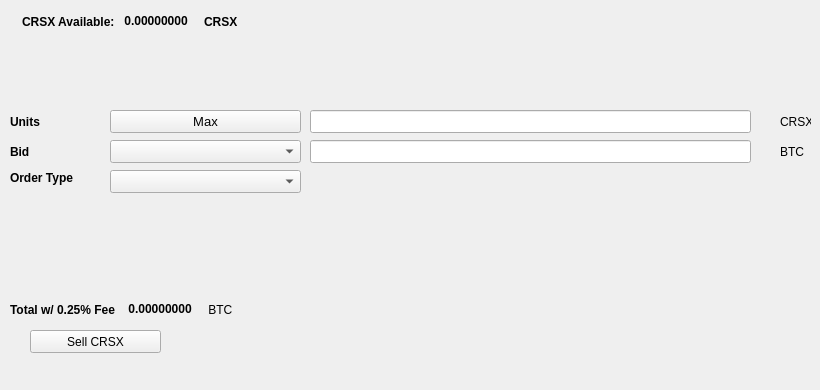
   <widget class="QWidget" name="SellTab">
    <attribute name="title">
     <string>Sell</string>
    </attribute>
    <widget class="QLabel" name="label_16">
     <property name="geometry">
      <rect>
       <x>780</x>
       <y>140</y>
       <width>31</width>
       <height>23</height>
      </rect>
     </property>
     <property name="text">
      <string>BTC</string>
     </property>
    </widget>
    <widget class="QComboBox" name="SellBidcomboBox">
     <property name="geometry">
      <rect>
       <x>110</x>
       <y>140</y>
       <width>191</width>
       <height>23</height>
      </rect>
     </property>
     <property name="font">
      <font>
       <pointsize>10</pointsize>
      </font>
     </property>
    </widget>
    <widget class="QLabel" name="label_18">
     <property name="geometry">
      <rect>
       <x>10</x>
       <y>110</y>
       <width>46</width>
       <height>23</height>
      </rect>
     </property>
     <property name="font">
      <font>
       <weight>75</weight>
       <bold>true</bold>
      </font>
     </property>
     <property name="text">
      <string>Units</string>
     </property>
    </widget>
    <widget class="QPushButton" name="Sell_Max_Amount">
     <property name="geometry">
      <rect>
       <x>110</x>
       <y>110</y>
       <width>191</width>
       <height>23</height>
      </rect>
     </property>
     <property name="font">
      <font>
       <pointsize>10</pointsize>
      </font>
     </property>
     <property name="text">
      <string>Max</string>
     </property>
    </widget>
    <widget class="QLabel" name="label_20">
     <property name="geometry">
      <rect>
       <x>10</x>
       <y>170</y>
       <width>91</width>
       <height>16</height>
      </rect>
     </property>
     <property name="font">
      <font>
       <weight>75</weight>
       <bold>true</bold>
      </font>
     </property>
     <property name="text">
      <string>Order Type</string>
     </property>
    </widget>
    <widget class="QComboBox" name="SellOrdertypeCombo">
     <property name="geometry">
      <rect>
       <x>110</x>
       <y>170</y>
       <width>191</width>
       <height>23</height>
      </rect>
     </property>
     <property name="font">
      <font>
       <pointsize>10</pointsize>
      </font>
     </property>
    </widget>
    <widget class="QLabel" name="label_21">
     <property name="geometry">
      <rect>
       <x>10</x>
       <y>140</y>
       <width>46</width>
       <height>23</height>
      </rect>
     </property>
     <property name="font">
      <font>
       <weight>75</weight>
       <bold>true</bold>
      </font>
     </property>
     <property name="text">
      <string>Bid</string>
     </property>
    </widget>
    <widget class="QLabel" name="label_22">
     <property name="geometry">
      <rect>
       <x>780</x>
       <y>110</y>
       <width>31</width>
       <height>23</height>
      </rect>
     </property>
     <property name="text">
      <string>CRSX</string>
     </property>
    </widget>
    <widget class="QLineEdit" name="UnitsInputCRSX">
     <property name="geometry">
      <rect>
       <x>310</x>
       <y>110</y>
       <width>441</width>
       <height>23</height>
      </rect>
     </property>
     <property name="font">
      <font>
       <pointsize>9</pointsize>
       <weight>75</weight>
       <bold>true</bold>
      </font>
     </property>
    </widget>
    <widget class="QLineEdit" name="SellBidPriceEdit">
     <property name="geometry">
      <rect>
       <x>310</x>
       <y>140</y>
       <width>441</width>
       <height>23</height>
      </rect>
     </property>
     <property name="font">
      <font>
       <pointsize>9</pointsize>
       <weight>75</weight>
       <bold>true</bold>
      </font>
     </property>
    </widget>
    <widget class="QPushButton" name="SellCRSXBTN">
     <property name="geometry">
      <rect>
       <x>30</x>
       <y>330</y>
       <width>131</width>
       <height>23</height>
      </rect>
     </property>
     <property name="text">
      <string>Sell CRSX</string>
     </property>
     <property name="icon">
      <iconset resource="../cronos">
       <normaloff>:/icons/bitcoin</normaloff>:/icons/bitcoin</iconset>
     </property>
    </widget>
    <widget class="QWidget" name="layoutWidget3">
     <property name="geometry">
      <rect>
       <x>22</x>
       <y>12</y>
       <width>258</width>
       <height>19</height>
      </rect>
     </property>
     <layout class="QHBoxLayout" name="horizontalLayout">
      <item>
       <widget class="QLabel" name="label232_2">
        <property name="font">
         <font>
          <weight>75</weight>
          <bold>true</bold>
         </font>
        </property>
        <property name="text">
         <string>CRSX Available:</string>
        </property>
       </widget>
      </item>
      <item>
       <widget class="QLabel" name="CRSXAvailableLabel">
        <property name="palette">
         <palette>
          <active>
           <colorrole role="WindowText">
            <brush brushstyle="SolidPattern">
             <color alpha="255">
              <red>0</red>
              <green>0</green>
              <blue>0</blue>
             </color>
            </brush>
           </colorrole>
           <colorrole role="Button">
            <brush brushstyle="SolidPattern">
             <color alpha="255">
              <red>0</red>
              <green>170</green>
              <blue>0</blue>
             </color>
            </brush>
           </colorrole>
           <colorrole role="Light">
            <brush brushstyle="SolidPattern">
             <color alpha="255">
              <red>0</red>
              <green>255</green>
              <blue>0</blue>
             </color>
            </brush>
           </colorrole>
           <colorrole role="Midlight">
            <brush brushstyle="SolidPattern">
             <color alpha="255">
              <red>0</red>
              <green>212</green>
              <blue>0</blue>
             </color>
            </brush>
           </colorrole>
           <colorrole role="Dark">
            <brush brushstyle="SolidPattern">
             <color alpha="255">
              <red>0</red>
              <green>85</green>
              <blue>0</blue>
             </color>
            </brush>
           </colorrole>
           <colorrole role="Mid">
            <brush brushstyle="SolidPattern">
             <color alpha="255">
              <red>0</red>
              <green>113</green>
              <blue>0</blue>
             </color>
            </brush>
           </colorrole>
           <colorrole role="Text">
            <brush brushstyle="SolidPattern">
             <color alpha="255">
              <red>0</red>
              <green>170</green>
              <blue>0</blue>
             </color>
            </brush>
           </colorrole>
           <colorrole role="BrightText">
            <brush brushstyle="SolidPattern">
             <color alpha="255">
              <red>255</red>
              <green>255</green>
              <blue>255</blue>
             </color>
            </brush>
           </colorrole>
           <colorrole role="ButtonText">
            <brush brushstyle="SolidPattern">
             <color alpha="255">
              <red>0</red>
              <green>0</green>
              <blue>0</blue>
             </color>
            </brush>
           </colorrole>
           <colorrole role="Base">
            <brush brushstyle="SolidPattern">
             <color alpha="255">
              <red>255</red>
              <green>255</green>
              <blue>255</blue>
             </color>
            </brush>
           </colorrole>
           <colorrole role="Window">
            <brush brushstyle="SolidPattern">
             <color alpha="255">
              <red>0</red>
              <green>170</green>
              <blue>0</blue>
             </color>
            </brush>
           </colorrole>
           <colorrole role="Shadow">
            <brush brushstyle="SolidPattern">
             <color alpha="255">
              <red>0</red>
              <green>0</green>
              <blue>0</blue>
             </color>
            </brush>
           </colorrole>
           <colorrole role="AlternateBase">
            <brush brushstyle="SolidPattern">
             <color alpha="255">
              <red>127</red>
              <green>212</green>
              <blue>127</blue>
             </color>
            </brush>
           </colorrole>
           <colorrole role="ToolTipBase">
            <brush brushstyle="SolidPattern">
             <color alpha="255">
              <red>255</red>
              <green>255</green>
              <blue>220</blue>
             </color>
            </brush>
           </colorrole>
           <colorrole role="ToolTipText">
            <brush brushstyle="SolidPattern">
             <color alpha="255">
              <red>0</red>
              <green>0</green>
              <blue>0</blue>
             </color>
            </brush>
           </colorrole>
          </active>
          <inactive>
           <colorrole role="WindowText">
            <brush brushstyle="SolidPattern">
             <color alpha="255">
              <red>0</red>
              <green>0</green>
              <blue>0</blue>
             </color>
            </brush>
           </colorrole>
           <colorrole role="Button">
            <brush brushstyle="SolidPattern">
             <color alpha="255">
              <red>0</red>
              <green>170</green>
              <blue>0</blue>
             </color>
            </brush>
           </colorrole>
           <colorrole role="Light">
            <brush brushstyle="SolidPattern">
             <color alpha="255">
              <red>0</red>
              <green>255</green>
              <blue>0</blue>
             </color>
            </brush>
           </colorrole>
           <colorrole role="Midlight">
            <brush brushstyle="SolidPattern">
             <color alpha="255">
              <red>0</red>
              <green>212</green>
              <blue>0</blue>
             </color>
            </brush>
           </colorrole>
           <colorrole role="Dark">
            <brush brushstyle="SolidPattern">
             <color alpha="255">
              <red>0</red>
              <green>85</green>
              <blue>0</blue>
             </color>
            </brush>
           </colorrole>
           <colorrole role="Mid">
            <brush brushstyle="SolidPattern">
             <color alpha="255">
              <red>0</red>
              <green>113</green>
              <blue>0</blue>
             </color>
            </brush>
           </colorrole>
           <colorrole role="Text">
            <brush brushstyle="SolidPattern">
             <color alpha="255">
              <red>0</red>
              <green>170</green>
              <blue>0</blue>
             </color>
            </brush>
           </colorrole>
           <colorrole role="BrightText">
            <brush brushstyle="SolidPattern">
             <color alpha="255">
              <red>255</red>
              <green>255</green>
              <blue>255</blue>
             </color>
            </brush>
           </colorrole>
           <colorrole role="ButtonText">
            <brush brushstyle="SolidPattern">
             <color alpha="255">
              <red>0</red>
              <green>0</green>
              <blue>0</blue>
             </color>
            </brush>
           </colorrole>
           <colorrole role="Base">
            <brush brushstyle="SolidPattern">
             <color alpha="255">
              <red>255</red>
              <green>255</green>
              <blue>255</blue>
             </color>
            </brush>
           </colorrole>
           <colorrole role="Window">
            <brush brushstyle="SolidPattern">
             <color alpha="255">
              <red>0</red>
              <green>170</green>
              <blue>0</blue>
             </color>
            </brush>
           </colorrole>
           <colorrole role="Shadow">
            <brush brushstyle="SolidPattern">
             <color alpha="255">
              <red>0</red>
              <green>0</green>
              <blue>0</blue>
             </color>
            </brush>
           </colorrole>
           <colorrole role="AlternateBase">
            <brush brushstyle="SolidPattern">
             <color alpha="255">
              <red>127</red>
              <green>212</green>
              <blue>127</blue>
             </color>
            </brush>
           </colorrole>
           <colorrole role="ToolTipBase">
            <brush brushstyle="SolidPattern">
             <color alpha="255">
              <red>255</red>
              <green>255</green>
              <blue>220</blue>
             </color>
            </brush>
           </colorrole>
           <colorrole role="ToolTipText">
            <brush brushstyle="SolidPattern">
             <color alpha="255">
              <red>0</red>
              <green>0</green>
              <blue>0</blue>
             </color>
            </brush>
           </colorrole>
          </inactive>
          <disabled>
           <colorrole role="WindowText">
            <brush brushstyle="SolidPattern">
             <color alpha="255">
              <red>0</red>
              <green>85</green>
              <blue>0</blue>
             </color>
            </brush>
           </colorrole>
           <colorrole role="Button">
            <brush brushstyle="SolidPattern">
             <color alpha="255">
              <red>0</red>
              <green>170</green>
              <blue>0</blue>
             </color>
            </brush>
           </colorrole>
           <colorrole role="Light">
            <brush brushstyle="SolidPattern">
             <color alpha="255">
              <red>0</red>
              <green>255</green>
              <blue>0</blue>
             </color>
            </brush>
           </colorrole>
           <colorrole role="Midlight">
            <brush brushstyle="SolidPattern">
             <color alpha="255">
              <red>0</red>
              <green>212</green>
              <blue>0</blue>
             </color>
            </brush>
           </colorrole>
           <colorrole role="Dark">
            <brush brushstyle="SolidPattern">
             <color alpha="255">
              <red>0</red>
              <green>85</green>
              <blue>0</blue>
             </color>
            </brush>
           </colorrole>
           <colorrole role="Mid">
            <brush brushstyle="SolidPattern">
             <color alpha="255">
              <red>0</red>
              <green>113</green>
              <blue>0</blue>
             </color>
            </brush>
           </colorrole>
           <colorrole role="Text">
            <brush brushstyle="SolidPattern">
             <color alpha="255">
              <red>0</red>
              <green>85</green>
              <blue>0</blue>
             </color>
            </brush>
           </colorrole>
           <colorrole role="BrightText">
            <brush brushstyle="SolidPattern">
             <color alpha="255">
              <red>255</red>
              <green>255</green>
              <blue>255</blue>
             </color>
            </brush>
           </colorrole>
           <colorrole role="ButtonText">
            <brush brushstyle="SolidPattern">
             <color alpha="255">
              <red>0</red>
              <green>85</green>
              <blue>0</blue>
             </color>
            </brush>
           </colorrole>
           <colorrole role="Base">
            <brush brushstyle="SolidPattern">
             <color alpha="255">
              <red>0</red>
              <green>170</green>
              <blue>0</blue>
             </color>
            </brush>
           </colorrole>
           <colorrole role="Window">
            <brush brushstyle="SolidPattern">
             <color alpha="255">
              <red>0</red>
              <green>170</green>
              <blue>0</blue>
             </color>
            </brush>
           </colorrole>
           <colorrole role="Shadow">
            <brush brushstyle="SolidPattern">
             <color alpha="255">
              <red>0</red>
              <green>0</green>
              <blue>0</blue>
             </color>
            </brush>
           </colorrole>
           <colorrole role="AlternateBase">
            <brush brushstyle="SolidPattern">
             <color alpha="255">
              <red>0</red>
              <green>170</green>
              <blue>0</blue>
             </color>
            </brush>
           </colorrole>
           <colorrole role="ToolTipBase">
            <brush brushstyle="SolidPattern">
             <color alpha="255">
              <red>255</red>
              <green>255</green>
              <blue>220</blue>
             </color>
            </brush>
           </colorrole>
           <colorrole role="ToolTipText">
            <brush brushstyle="SolidPattern">
             <color alpha="255">
              <red>0</red>
              <green>0</green>
              <blue>0</blue>
             </color>
            </brush>
           </colorrole>
          </disabled>
         </palette>
        </property>
        <property name="font">
         <font>
          <weight>75</weight>
          <bold>true</bold>
         </font>
        </property>
        <property name="text">
         <string> 0.00000000 </string>
        </property>
        <property name="textInteractionFlags">
         <set>Qt::LinksAccessibleByMouse|Qt::TextSelectableByKeyboard|Qt::TextSelectableByMouse</set>
        </property>
       </widget>
      </item>
      <item>
       <widget class="QLabel" name="labelCRSX">
        <property name="font">
         <font>
          <weight>75</weight>
          <bold>true</bold>
         </font>
        </property>
        <property name="text">
         <string>CRSX</string>
        </property>
       </widget>
      </item>
     </layout>
    </widget>
    <widget class="QWidget" name="layoutWidget">
     <property name="geometry">
      <rect>
       <x>10</x>
       <y>300</y>
       <width>268</width>
       <height>19</height>
      </rect>
     </property>
     <layout class="QHBoxLayout" name="horizontalLayout_2">
      <item>
       <widget class="QLabel" name="label_19">
        <property name="font">
         <font>
          <weight>75</weight>
          <bold>true</bold>
         </font>
        </property>
        <property name="text">
         <string>Total w/ 0.25% Fee </string>
        </property>
       </widget>
      </item>
      <item>
       <widget class="QLabel" name="SellCostLabel">
        <property name="palette">
         <palette>
          <active>
           <colorrole role="WindowText">
            <brush brushstyle="SolidPattern">
             <color alpha="255">
              <red>0</red>
              <green>0</green>
              <blue>0</blue>
             </color>
            </brush>
           </colorrole>
           <colorrole role="Button">
            <brush brushstyle="SolidPattern">
             <color alpha="255">
              <red>0</red>
              <green>170</green>
              <blue>0</blue>
             </color>
            </brush>
           </colorrole>
           <colorrole role="Light">
            <brush brushstyle="SolidPattern">
             <color alpha="255">
              <red>0</red>
              <green>255</green>
              <blue>0</blue>
             </color>
            </brush>
           </colorrole>
           <colorrole role="Midlight">
            <brush brushstyle="SolidPattern">
             <color alpha="255">
              <red>0</red>
              <green>212</green>
              <blue>0</blue>
             </color>
            </brush>
           </colorrole>
           <colorrole role="Dark">
            <brush brushstyle="SolidPattern">
             <color alpha="255">
              <red>0</red>
              <green>85</green>
              <blue>0</blue>
             </color>
            </brush>
           </colorrole>
           <colorrole role="Mid">
            <brush brushstyle="SolidPattern">
             <color alpha="255">
              <red>0</red>
              <green>113</green>
              <blue>0</blue>
             </color>
            </brush>
           </colorrole>
           <colorrole role="Text">
            <brush brushstyle="SolidPattern">
             <color alpha="255">
              <red>0</red>
              <green>170</green>
              <blue>0</blue>
             </color>
            </brush>
           </colorrole>
           <colorrole role="BrightText">
            <brush brushstyle="SolidPattern">
             <color alpha="255">
              <red>255</red>
              <green>255</green>
              <blue>255</blue>
             </color>
            </brush>
           </colorrole>
           <colorrole role="ButtonText">
            <brush brushstyle="SolidPattern">
             <color alpha="255">
              <red>0</red>
              <green>0</green>
              <blue>0</blue>
             </color>
            </brush>
           </colorrole>
           <colorrole role="Base">
            <brush brushstyle="SolidPattern">
             <color alpha="255">
              <red>255</red>
              <green>255</green>
              <blue>255</blue>
             </color>
            </brush>
           </colorrole>
           <colorrole role="Window">
            <brush brushstyle="SolidPattern">
             <color alpha="255">
              <red>0</red>
              <green>170</green>
              <blue>0</blue>
             </color>
            </brush>
           </colorrole>
           <colorrole role="Shadow">
            <brush brushstyle="SolidPattern">
             <color alpha="255">
              <red>0</red>
              <green>0</green>
              <blue>0</blue>
             </color>
            </brush>
           </colorrole>
           <colorrole role="AlternateBase">
            <brush brushstyle="SolidPattern">
             <color alpha="255">
              <red>127</red>
              <green>212</green>
              <blue>127</blue>
             </color>
            </brush>
           </colorrole>
           <colorrole role="ToolTipBase">
            <brush brushstyle="SolidPattern">
             <color alpha="255">
              <red>255</red>
              <green>255</green>
              <blue>220</blue>
             </color>
            </brush>
           </colorrole>
           <colorrole role="ToolTipText">
            <brush brushstyle="SolidPattern">
             <color alpha="255">
              <red>0</red>
              <green>0</green>
              <blue>0</blue>
             </color>
            </brush>
           </colorrole>
          </active>
          <inactive>
           <colorrole role="WindowText">
            <brush brushstyle="SolidPattern">
             <color alpha="255">
              <red>0</red>
              <green>0</green>
              <blue>0</blue>
             </color>
            </brush>
           </colorrole>
           <colorrole role="Button">
            <brush brushstyle="SolidPattern">
             <color alpha="255">
              <red>0</red>
              <green>170</green>
              <blue>0</blue>
             </color>
            </brush>
           </colorrole>
           <colorrole role="Light">
            <brush brushstyle="SolidPattern">
             <color alpha="255">
              <red>0</red>
              <green>255</green>
              <blue>0</blue>
             </color>
            </brush>
           </colorrole>
           <colorrole role="Midlight">
            <brush brushstyle="SolidPattern">
             <color alpha="255">
              <red>0</red>
              <green>212</green>
              <blue>0</blue>
             </color>
            </brush>
           </colorrole>
           <colorrole role="Dark">
            <brush brushstyle="SolidPattern">
             <color alpha="255">
              <red>0</red>
              <green>85</green>
              <blue>0</blue>
             </color>
            </brush>
           </colorrole>
           <colorrole role="Mid">
            <brush brushstyle="SolidPattern">
             <color alpha="255">
              <red>0</red>
              <green>113</green>
              <blue>0</blue>
             </color>
            </brush>
           </colorrole>
           <colorrole role="Text">
            <brush brushstyle="SolidPattern">
             <color alpha="255">
              <red>0</red>
              <green>170</green>
              <blue>0</blue>
             </color>
            </brush>
           </colorrole>
           <colorrole role="BrightText">
            <brush brushstyle="SolidPattern">
             <color alpha="255">
              <red>255</red>
              <green>255</green>
              <blue>255</blue>
             </color>
            </brush>
           </colorrole>
           <colorrole role="ButtonText">
            <brush brushstyle="SolidPattern">
             <color alpha="255">
              <red>0</red>
              <green>0</green>
              <blue>0</blue>
             </color>
            </brush>
           </colorrole>
           <colorrole role="Base">
            <brush brushstyle="SolidPattern">
             <color alpha="255">
              <red>255</red>
              <green>255</green>
              <blue>255</blue>
             </color>
            </brush>
           </colorrole>
           <colorrole role="Window">
            <brush brushstyle="SolidPattern">
             <color alpha="255">
              <red>0</red>
              <green>170</green>
              <blue>0</blue>
             </color>
            </brush>
           </colorrole>
           <colorrole role="Shadow">
            <brush brushstyle="SolidPattern">
             <color alpha="255">
              <red>0</red>
              <green>0</green>
              <blue>0</blue>
             </color>
            </brush>
           </colorrole>
           <colorrole role="AlternateBase">
            <brush brushstyle="SolidPattern">
             <color alpha="255">
              <red>127</red>
              <green>212</green>
              <blue>127</blue>
             </color>
            </brush>
           </colorrole>
           <colorrole role="ToolTipBase">
            <brush brushstyle="SolidPattern">
             <color alpha="255">
              <red>255</red>
              <green>255</green>
              <blue>220</blue>
             </color>
            </brush>
           </colorrole>
           <colorrole role="ToolTipText">
            <brush brushstyle="SolidPattern">
             <color alpha="255">
              <red>0</red>
              <green>0</green>
              <blue>0</blue>
             </color>
            </brush>
           </colorrole>
          </inactive>
          <disabled>
           <colorrole role="WindowText">
            <brush brushstyle="SolidPattern">
             <color alpha="255">
              <red>0</red>
              <green>85</green>
              <blue>0</blue>
             </color>
            </brush>
           </colorrole>
           <colorrole role="Button">
            <brush brushstyle="SolidPattern">
             <color alpha="255">
              <red>0</red>
              <green>170</green>
              <blue>0</blue>
             </color>
            </brush>
           </colorrole>
           <colorrole role="Light">
            <brush brushstyle="SolidPattern">
             <color alpha="255">
              <red>0</red>
              <green>255</green>
              <blue>0</blue>
             </color>
            </brush>
           </colorrole>
           <colorrole role="Midlight">
            <brush brushstyle="SolidPattern">
             <color alpha="255">
              <red>0</red>
              <green>212</green>
              <blue>0</blue>
             </color>
            </brush>
           </colorrole>
           <colorrole role="Dark">
            <brush brushstyle="SolidPattern">
             <color alpha="255">
              <red>0</red>
              <green>85</green>
              <blue>0</blue>
             </color>
            </brush>
           </colorrole>
           <colorrole role="Mid">
            <brush brushstyle="SolidPattern">
             <color alpha="255">
              <red>0</red>
              <green>113</green>
              <blue>0</blue>
             </color>
            </brush>
           </colorrole>
           <colorrole role="Text">
            <brush brushstyle="SolidPattern">
             <color alpha="255">
              <red>0</red>
              <green>85</green>
              <blue>0</blue>
             </color>
            </brush>
           </colorrole>
           <colorrole role="BrightText">
            <brush brushstyle="SolidPattern">
             <color alpha="255">
              <red>255</red>
              <green>255</green>
              <blue>255</blue>
             </color>
            </brush>
           </colorrole>
           <colorrole role="ButtonText">
            <brush brushstyle="SolidPattern">
             <color alpha="255">
              <red>0</red>
              <green>85</green>
              <blue>0</blue>
             </color>
            </brush>
           </colorrole>
           <colorrole role="Base">
            <brush brushstyle="SolidPattern">
             <color alpha="255">
              <red>0</red>
              <green>170</green>
              <blue>0</blue>
             </color>
            </brush>
           </colorrole>
           <colorrole role="Window">
            <brush brushstyle="SolidPattern">
             <color alpha="255">
              <red>0</red>
              <green>170</green>
              <blue>0</blue>
             </color>
            </brush>
           </colorrole>
           <colorrole role="Shadow">
            <brush brushstyle="SolidPattern">
             <color alpha="255">
              <red>0</red>
              <green>0</green>
              <blue>0</blue>
             </color>
            </brush>
           </colorrole>
           <colorrole role="AlternateBase">
            <brush brushstyle="SolidPattern">
             <color alpha="255">
              <red>0</red>
              <green>170</green>
              <blue>0</blue>
             </color>
            </brush>
           </colorrole>
           <colorrole role="ToolTipBase">
            <brush brushstyle="SolidPattern">
             <color alpha="255">
              <red>255</red>
              <green>255</green>
              <blue>220</blue>
             </color>
            </brush>
           </colorrole>
           <colorrole role="ToolTipText">
            <brush brushstyle="SolidPattern">
             <color alpha="255">
              <red>0</red>
              <green>0</green>
              <blue>0</blue>
             </color>
            </brush>
           </colorrole>
          </disabled>
         </palette>
        </property>
        <property name="font">
         <font>
          <weight>75</weight>
          <bold>true</bold>
         </font>
        </property>
        <property name="autoFillBackground">
         <bool>false</bool>
        </property>
        <property name="text">
         <string> 0.00000000</string>
        </property>
        <property name="textInteractionFlags">
         <set>Qt::LinksAccessibleByMouse|Qt::TextSelectableByMouse</set>
        </property>
       </widget>
      </item>
      <item>
       <widget class="QLabel" name="label_17">
        <property name="font">
         <font>
          <weight>50</weight>
          <bold>false</bold>
         </font>
        </property>
        <property name="text">
         <string> BTC</string>
        </property>
       </widget>
      </item>
     </layout>
    </widget>
    <widget class="QLabel" name="label_23">
     <property name="geometry">
      <rect>
       <x>460</x>
       <y>300</y>
       <width>281</width>
       <height>81</height>
      </rect>
     </property>
     <property name="text">
      <string/>
     </property>
     <property name="pixmap">
      <pixmap>:/images/bittrex</pixmap>
     </property>
    </widget>
   </widget>
